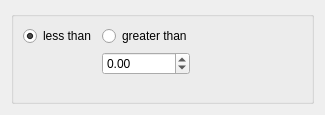
<?xml version="1.0" encoding="UTF-8"?>
<ui version="4.0">
 <class>ClipVolumeByIsovalue</class>
 <widget class="QDialog" name="ClipVolumeByIsovalue">
  <property name="geometry">
   <rect>
    <x>0</x>
    <y>0</y>
    <width>325</width>
    <height>115</height>
   </rect>
  </property>
  <property name="sizePolicy">
   <sizepolicy hsizetype="Fixed" vsizetype="Fixed">
    <horstretch>0</horstretch>
    <verstretch>0</verstretch>
   </sizepolicy>
  </property>
  <property name="minimumSize">
   <size>
    <width>250</width>
    <height>115</height>
   </size>
  </property>
  <property name="windowTitle">
   <string>Dialog</string>
  </property>
  <layout class="QVBoxLayout" name="verticalLayout">
   <item>
    <widget class="QGroupBox" name="groupBox">
     <property name="title">
      <string/>
     </property>
     <layout class="QFormLayout" name="formLayout">
      <property name="fieldGrowthPolicy">
       <enum>QFormLayout::FieldsStayAtSizeHint</enum>
      </property>
      <item row="0" column="1">
       <widget class="QRadioButton" name="greaterthanRadioButton_">
        <property name="text">
         <string>greater than</string>
        </property>
       </widget>
      </item>
      <item row="0" column="0">
       <widget class="QRadioButton" name="lessthanRadioButton_">
        <property name="text">
         <string>less than</string>
        </property>
        <property name="checked">
         <bool>true</bool>
        </property>
       </widget>
      </item>
      <item row="1" column="1">
       <widget class="QDoubleSpinBox" name="IsoValueSpinBox_">
        <property name="minimum">
         <double>-999999999.000000000000000</double>
        </property>
        <property name="maximum">
         <double>999999999.000000000000000</double>
        </property>
       </widget>
      </item>
     </layout>
    </widget>
   </item>
  </layout>
 </widget>
 <resources/>
 <connections/>
</ui>
